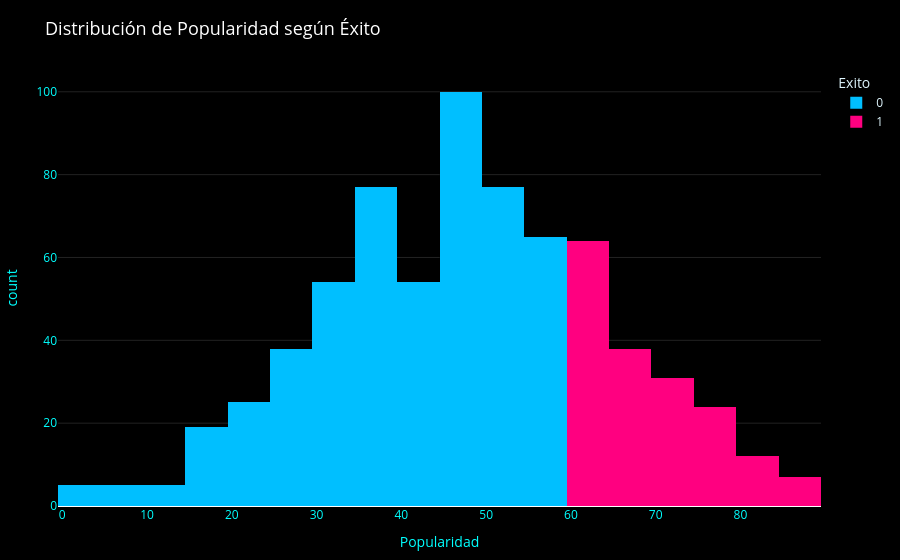
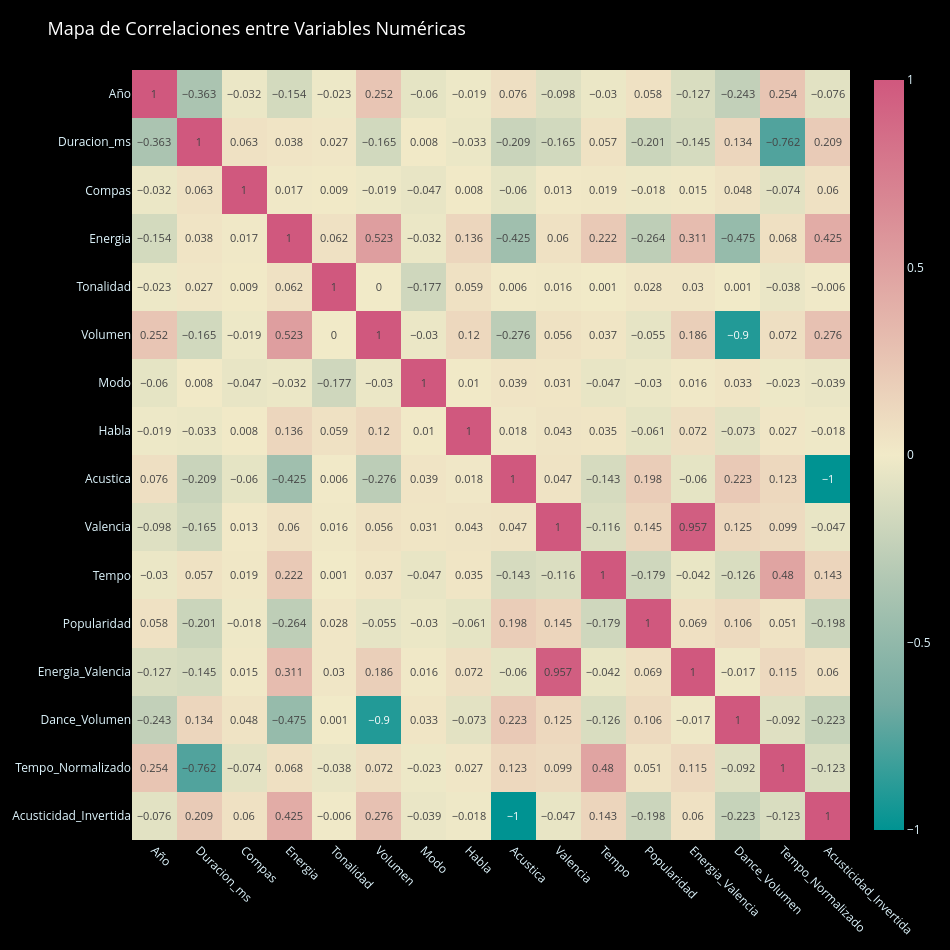

Notebook source saved alongside these figures, in order:
### Code cell
# === PASO 2: ANÁLISIS EXPLORATORIO DE DATOS ===

# Crear diccionario de datos
diccionario_datos = {
    "Columna": [
        "Año", "Duracion_ms", "Compas", "Bailabilidad", "Energia", "Tonalidad",
        "Volumen", "Modo", "Habla", "Acustica", "Instrumentalidad",
        "Presencia_en_vivo", "Valencia", "Tempo", "Popularidad", "Exito"
    ],
    "Descripción": [
        "Año de lanzamiento de la canción",
        "Duración total del tema en milisegundos",
        "Compás o métrica musical del tema (beats por compás)",
        "Medida de cuán bailable es una pista (0 = no bailable, 1 = muy bailable)",
        "Nivel de energía de la canción (0 = tranquila, 1 = intensa)",
        "Tono predominante de la pista (escala musical principal)",
        "Volumen promedio en decibelios (dB)",
        "Modo musical: 1 = mayor (alegre), 0 = menor (melancólico)",
        "Proporción de palabras habladas en la canción",
        "Cantidad de elementos acústicos presentes (0 = electrónico, 1 = acústico)",
        "Nivel de instrumentalidad (1 indica ausencia de voz)",
        "Presencia en vivo detectada en la grabación",
        "Valencia emocional: mide el nivel de positividad o felicidad (0 = triste, 1 = alegre)",
        "Tempo o velocidad rítmica (en BPM)",
        "Popularidad del tema en plataforma digital (0–100)",
        "Variable objetivo: 1 = canción exitosa, 0 = no exitosa"
    ]
}

# Mostrar diccionario de datos con tema oscuro
from IPython.display import display
diccionario_df = pd.DataFrame(diccionario_datos)

display(
    diccionario_df.style
    .set_caption("📘 Diccionario de Datos del Dataset EDMHits")
    .set_table_styles([
        {"selector": "caption", "props": [("color", "#00ffff"), ("font-size", "16px"), ("font-weight", "bold"), ("text-align", "left")]},
        {"selector": "th", "props": [("background-color", "#05050a"), ("color", "#00ffff"), ("font-weight", "bold"), ("text-align", "left")]},
        {"selector": "td", "props": [("background-color", "#0a0a0f"), ("color", "#e0f7ff"), ("border", "1px solid #111"), ("padding", "8px"), ("text-align", "left")]},
        {"selector": "table", "props": [("width", "100%"), ("border-collapse", "collapse"), ("margin", "0 auto")]}
    ])
    .hide(axis="index")
    .set_properties(subset=["Columna"], **{"width": "30%", "font-weight": "bold", "color": "#00ffff", "text-align": "left"})
    .set_properties(subset=["Descripción"], **{"width": "100%", "text-align": "left"})
)

# === Visualización del dataset ===
print("\n----------------------------------------------------------------------------------------------------------------------------------------")
print("**Gráfico 1: Distribución de Popularidad según Éxito**")
print("Este gráfico muestra cómo se distribuyen los niveles de popularidad y cuántas canciones superan el umbral de éxito (Popularidad ≥ 70).")
print("Permite observar que la mayoría de los temas se concentran en valores medios, mientras los éxitos se destacan en la zona alta.")
print("------------------------------------------------------------------------------------------------------------------------------------------")

fig = px.histogram(
    df, x="Popularidad", color="Exito", nbins=20,
    title="Distribución de Popularidad según Éxito",
    color_discrete_map={0: "#00bfff", 1: "#ff0080"}
)
fig.update_layout(
    title_font=dict(size=18, color="white"),
    paper_bgcolor="#000000",
    plot_bgcolor="#000000",
    font=dict(color="#e0f7ff"),
    xaxis=dict(showgrid=False, color="#00ffff"),
    yaxis=dict(showgrid=True, gridcolor="#222", color="#00ffff"),
    margin=dict(l=40, r=40, t=70, b=40)
)
fig.show()

# --- 2️⃣ Mapa de Correlaciones ---
print("\n------------------------------------------------------------------------------------------------------------------------------------------")
print("**Gráfico 2: Mapa de Correlaciones**")
print("Este mapa revela la relación entre variables numéricas del dataset. Los tonos claros indican correlaciones positivas (por ejemplo, energía y valencia),")
print("mientras que los oscuros representan correlaciones negativas. Ayuda a identificar predictores relevantes y redundancias entre variables.")
print("------------------------------------------------------------------------------------------------------------------------------------------")

corr = df.drop("Exito", axis=1).corr().round(3)  # 🔹 Redondeo a 3 decimales
fig = px.imshow(
    corr, text_auto=True, color_continuous_scale="Tealrose",
    title="Mapa de Correlaciones entre Variables Numéricas",
    aspect="auto",
    width=950, height=950
)
fig.update_traces(textfont=dict(size=11))  # Números más legibles
fig.update_layout(
    title_font=dict(size=18, color="white"),
    paper_bgcolor="#000000",
    plot_bgcolor="#000000",
    font=dict(color="#e0f7ff"),
    xaxis=dict(color="#e0f7ff", tickangle=45),
    yaxis=dict(color="#e0f7ff"),
    margin=dict(l=40, r=40, t=70, b=40)
)
fig.show()

### Figure 1 — Plotly figure (JSON) as saved in the notebook; plotly's stock layout.template omitted (floating-point values rounded to 4 significant figures; data arrays with more than 128 entries replaced by an {"elided": "..."} marker saying what was removed)
{"data": [{"alignmentgroup": "True", "bingroup": "x", "hovertemplate": "Exito=0<br>Popularidad=%{x}<br>count=%{y}<extra></extra>", "legendgroup": "0", "marker": {"color": "#00bfff", "pattern": {"shape": ""}}, "name": "0", "nbinsx": 20, "offsetgroup": "0", "orientation": "v", "showlegend": true, "type": "histogram", "x": {"elided": "524 int values"}, "xaxis": "x", "yaxis": "y"}, {"alignmentgroup": "True", "bingroup": "x", "hovertemplate": "Exito=1<br>Popularidad=%{x}<br>count=%{y}<extra></extra>", "legendgroup": "1", "marker": {"color": "#ff0080", "pattern": {"shape": ""}}, "name": "1", "nbinsx": 20, "offsetgroup": "1", "orientation": "v", "showlegend": true, "type": "histogram", "x": {"elided": "176 int values"}, "xaxis": "x", "yaxis": "y"}], "layout": {"barmode": "relative", "font": {"color": "#e0f7ff"}, "legend": {"title": {"text": "Exito"}, "tracegroupgap": 0}, "margin": {"b": 40, "l": 40, "r": 40, "t": 70}, "paper_bgcolor": "#000000", "plot_bgcolor": "#000000", "title": {"font": {"color": "white", "size": 18}, "text": "Distribución de Popularidad según Éxito"}, "xaxis": {"anchor": "y", "color": "#00ffff", "domain": [0, 1], "showgrid": false, "title": {"text": "Popularidad"}}, "yaxis": {"anchor": "x", "color": "#00ffff", "domain": [0, 1], "gridcolor": "#222", "showgrid": true, "title": {"text": "count"}}}}

### Figure 2 — Plotly figure (JSON) as saved in the notebook; plotly's stock layout.template omitted (floating-point values rounded to 4 significant figures; data arrays with more than 128 entries replaced by an {"elided": "..."} marker saying what was removed)
{"data": [{"coloraxis": "coloraxis", "hovertemplate": "x: %{x}<br>y: %{y}<br>color: %{z}<extra></extra>", "name": "0", "textfont": {"size": 11}, "texttemplate": "%{z}", "type": "heatmap", "x": ["Año", "Duracion_ms", "Compas", "Energia", "Tonalidad", "Volumen", "Modo", "Habla", "Acustica", "Valencia", "Tempo", "Popularidad", "Energia_Valencia", "Dance_Volumen", "Tempo_Normalizado", "Acusticidad_Invertida"], "xaxis": "x", "y": ["Año", "Duracion_ms", "Compas", "Energia", "Tonalidad", "Volumen", "Modo", "Habla", "Acustica", "Valencia", "Tempo", "Popularidad", "Energia_Valencia", "Dance_Volumen", "Tempo_Normalizado", "Acusticidad_Invertida"], "yaxis": "y", "z": {"elided": "16x16 float values"}}], "layout": {"coloraxis": {"colorscale": [[0, "rgb(0, 147, 146)"], [0.1667, "rgb(114, 170, 161)"], [0.3333, "rgb(177, 199, 179)"], [0.5, "rgb(241, 234, 200)"], [0.6667, "rgb(229, 185, 173)"], [0.8333, "rgb(217, 137, 148)"], [1, "rgb(208, 88, 126)"]]}, "font": {"color": "#e0f7ff"}, "height": 950, "margin": {"b": 40, "l": 40, "r": 40, "t": 70}, "paper_bgcolor": "#000000", "plot_bgcolor": "#000000", "title": {"font": {"color": "white", "size": 18}, "text": "Mapa de Correlaciones entre Variables Numéricas"}, "width": 950, "xaxis": {"anchor": "y", "color": "#e0f7ff", "domain": [0, 1], "tickangle": 45}, "yaxis": {"anchor": "x", "autorange": "reversed", "color": "#e0f7ff", "domain": [0, 1]}}}
